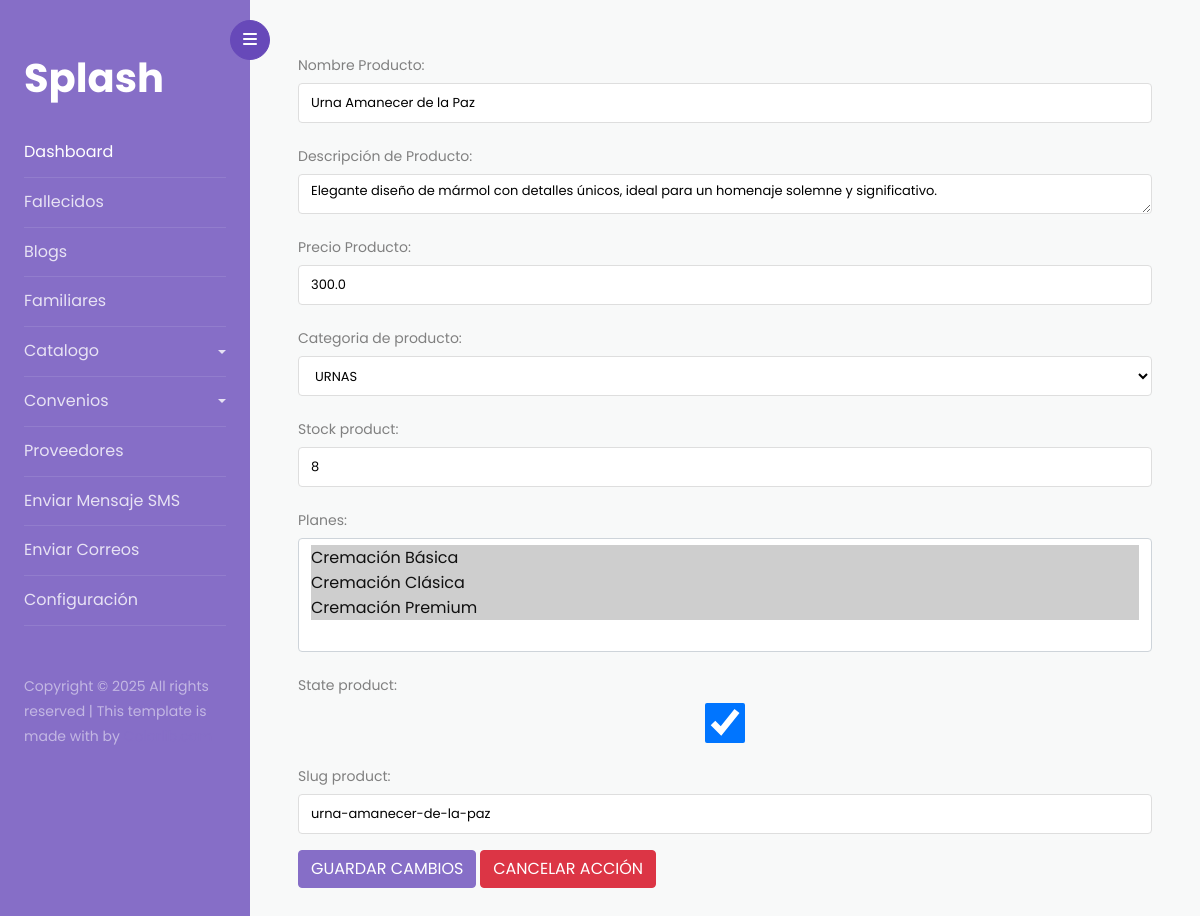
The page /catalogo/update-product/1 on the database its author committed.
### catalogo/models.py (models this page shows, shortened)
class ModelsProduct(models.Model):
    CATEGORY_PRODUCT = [('URNAS', 'URNAS' ), ('IMPLEMENTOS', 'IMPLEMENTOS')]
    name_product = models.CharField(max_length=155,  verbose_name='Nombre Producto')
    descriptions_product = models.TextField(verbose_name='Descripción de Producto')
    price_product =  models.FloatField(verbose_name='Precio Producto')
    category_product = models.CharField(max_length=15, choices=CATEGORY_PRODUCT,verbose_name='Categoria de producto', default='IMPLEMENTOS')
    stock_product = models.IntegerField()
    planes =  models.ManyToManyField(ModelsPlanes, related_name='planes' )
    state_product = models.BooleanField(default=True)
    slug_product = models.SlugField(max_length=255, unique=True, blank=True)
    date_create_product = models.DateField(auto_now_add=True)
    class Meta:
        verbose_name ='Producto'
        verbose_name_plural = 'Productos'

### catalogo/views.py (the view)
# urls.py: path('update-product/<int:id>', UpdateProduct, name='update-product'),
def UpdateProduct(request, id):
    datos = get_object_or_404(ModelsProduct, id=id)
    if request.method == 'POST':
        form = FormsProduct(request.POST, instance=datos)
        if form.is_valid():
            form.save()
            return redirect('catalogo:list-product')
    else:
        form = FormsProduct(instance=datos)
    return render(request, 'productos/index-form.html', {'form': form})

### catalogo/forms.py
class FormsProduct(forms.ModelForm):
    class Meta:
        model = ModelsProduct
        fields = '__all__'
    def __init__(self, *args, **kargs):
        super().__init__(*args, **kargs)
        for field_a, field_b in self.fields.items():
            field_b.widget.attrs['class'] = 'form-control'
            if field_a == 'planes':
                field_b.widget.attrs['class'] = 'custom-select'

### catalogo/models.py (called while the page is built)
    def __str__(self):
        return self.name_plan

### catalogo/templates/productos/index-form.html (shortened to what this page needs)
{% extends 'index.html' %}
{% block content %}
<form action="" method="post">
    {{form.as_p}}
    <button class="btn btn-primary" type="submit">{% if object %}ACTUALIZAR {% else %} GUARDAR CAMBIOS {% endif %}</button>
    <a class="btn btn-danger" href="{% url 'catalogo:list-product' %}">CANCELAR ACCIÓN</a>
</form>
{% endblock %}

### static/css/style-fallecido.css (style rules this page uses)
* { margin: 0px; padding: 0px; }
label { margin: 0; line-height: 35px; }
.form-control { border: 1px solid #DEDEDE; }

### rows shown on the page
ModelsProduct: name_product "Urna Amanecer de la Paz", descriptions_product "Elegante diseño de mármol con detalles únicos, ideal para un homenaje solemne y significativo.", price_product "300.0", category_product "URNAS", stock_product "8", state_product "☑", slug_product "urna-amanecer-de-la-paz"
